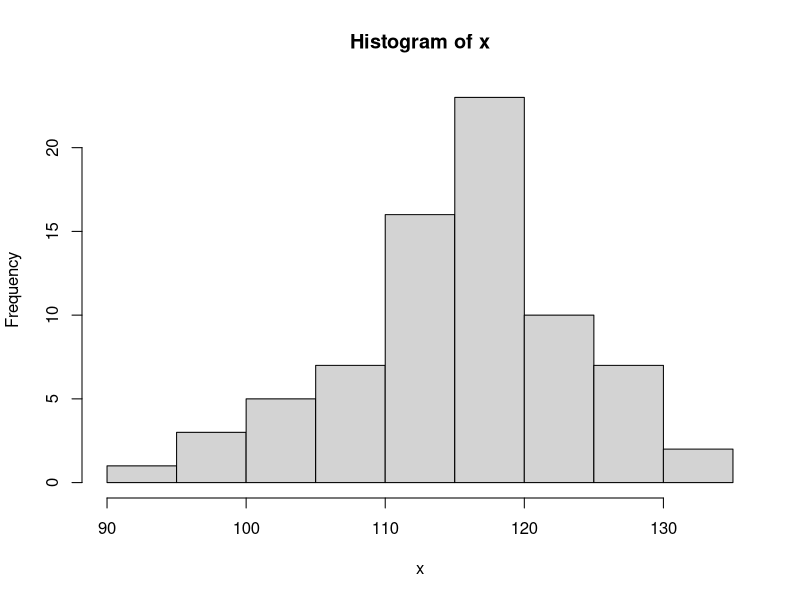
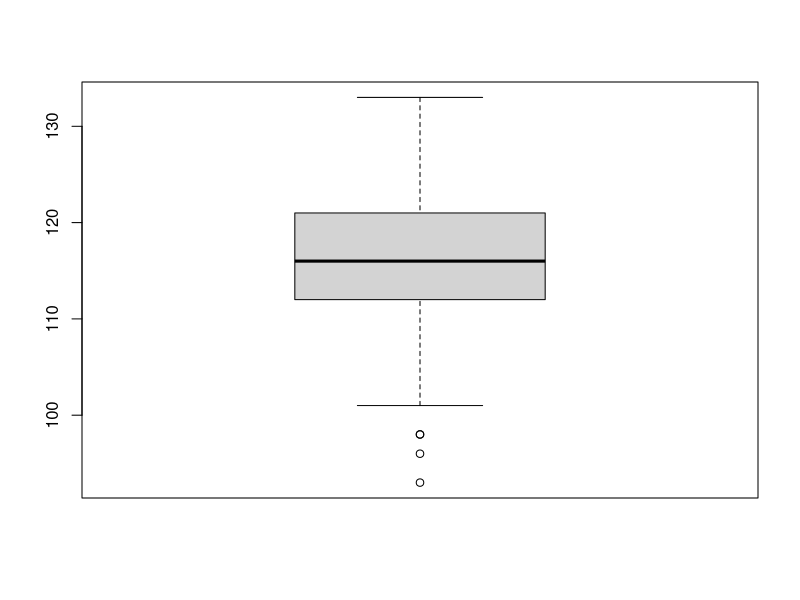
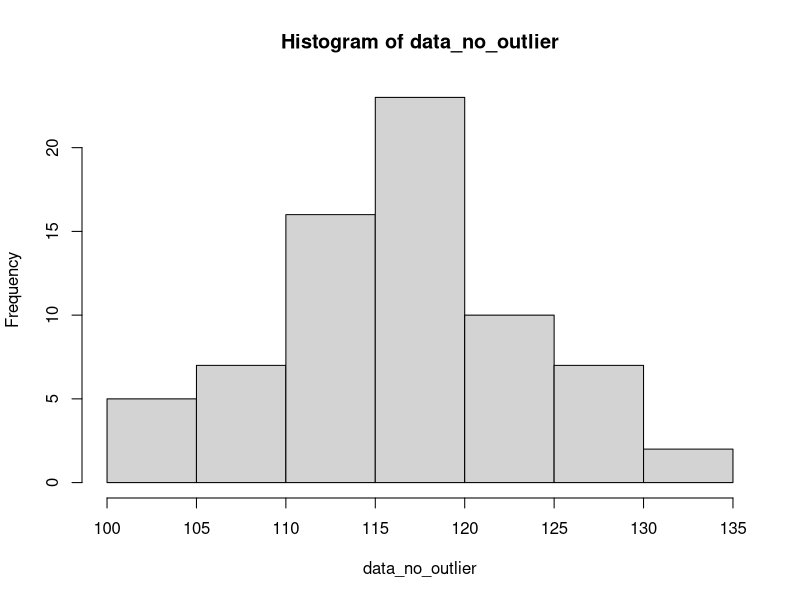
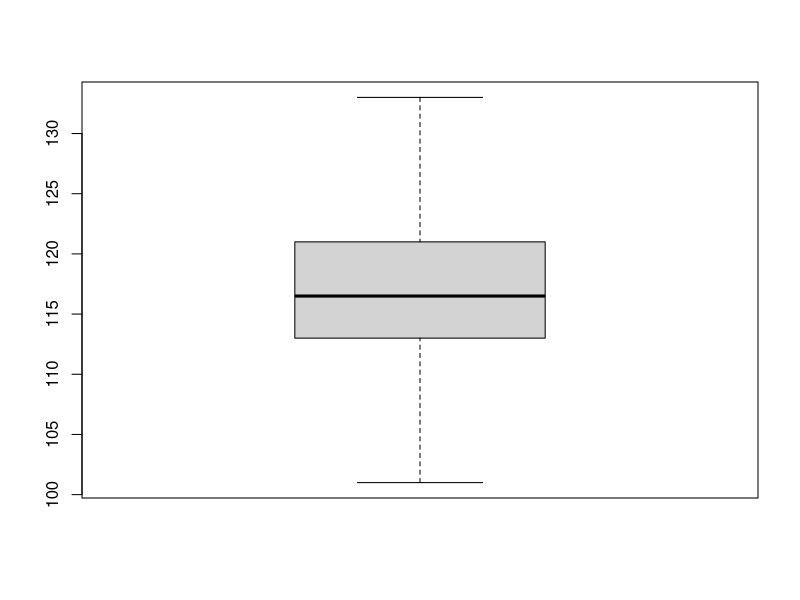

These charts were generated, in order, by the following R code:

#Questão 1. Teste de Normalidade
csv= read.csv("data/Questao01.csv")

x = as.matrix(csv)

shapiro.test(x)

hist(x)

boxplot(x)

IQR = IQR(x)

quartiles = quantile(x, probs=c(.25, .75), na.rm = FALSE)

Lower = quartiles[1] - 1.5*IQR
Upper = quartiles[2] + 1.5*IQR 

data_no_outlier = subset(x, x > Lower & x < Upper)

shapiro.test(data_no_outlier)

hist(data_no_outlier)

boxplot(data_no_outlier)
